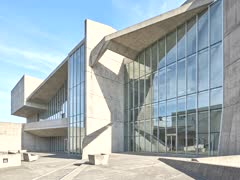
#> input picture Lab4/data/similar/arch/arch_bright.jpg, 240 x 180 px; its folder holds only this picture in this run
$ python lab4_wavelet_similarity.py
#> lines starting #> are read from the running program, lines starting #| are printed output that depends on the picture
"""
Lab 4 - Chương 4: So sánh sự tương đồng của các hình ảnh sử dụng Wavelet, Python
Thực hiện đầy đủ 3 slide bài thực hành 4:
1. Chuẩn bị tập dữ liệu cặp ảnh tương tự (xoay góc nhẹ, nhiễu Gaussian, thay đổi sáng) & không tương tự
2. Biến đổi Wavelet 2D bằng PyWavelets (pywt.wavedec2) & lượng tử hóa tạo mã băm (wavelet_hash)
3. Tính khoảng cách Hamming giữa các cặp mã băm
4. Đánh giá Accuracy, Sensitivity (Recall), Specificity & vẽ đường cong ROC (AUC)
5. Bài tập nâng cao: Khảo sát nhiều họ wavelet (haar, db4, bior1.3, coif1) & Tìm kiếm ảnh theo wavelet hash
"""

import argparse
from pathlib import Path
import cv2
import numpy as np
import pywt
import matplotlib.pyplot as plt
from sklearn.metrics import roc_curve, auc, confusion_matrix


# [41 lines left out: function build_synthetic_dataset, not called in this run]


def load_or_build_dataset(data_dir: Path) -> list[dict]:
    """
    Đọc toàn bộ kho ảnh từ Lab4/data/:
    - Lab4/data/similar/<nhóm>/* : các ảnh cùng nhóm (tương đồng, khác sáng/nhiễu/mờ/nén)
    - Lab4/data/unrelated/*      : các ảnh khác biệt hoàn toàn (không giống nhau)
    """
    exts = {".jpg", ".jpeg", ".png", ".webp"}
    records: list[dict] = []

    sim_dir = data_dir / "similar"
    if sim_dir.exists():
        for group_dir in sorted(p for p in sim_dir.iterdir() if p.is_dir()):
            group_name = group_dir.name
            for img_path in sorted(p for p in group_dir.iterdir() if p.is_file() and p.suffix.lower() in exts):
                gray = cv2.imread(str(img_path), cv2.IMREAD_GRAYSCALE)
#> gray: shape (180, 240); min 42, max 255, mean 172
                if gray is None:
                    continue
                records.append({
                    "group": group_name,
                    "category": "similar",
                    "variant": img_path.stem,
                    "path": img_path,
                    "img": gray,
                })
#> pass 2 of the loop in load_or_build_dataset, `for group_dir in sorted(p for p in sim_dir.iterdir() if p.is_dir()):`:
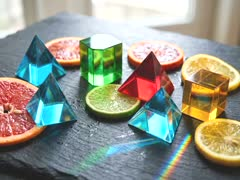
#> input picture Lab4/data/similar/botanical/botanical_bright.jpg, 240 x 180 px
#> in load_or_build_dataset, `gray = cv2.imread(str(img_path), cv2.IMREAD_GRAYSCALE)`:
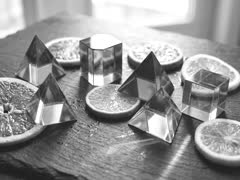
#> gray: shape (180, 240); min 23, max 255, mean 149

    unr_dir = data_dir / "unrelated"
    if unr_dir.exists():
        for img_path in sorted(p for p in unr_dir.iterdir() if p.is_file() and p.suffix.lower() in exts):
            gray = cv2.imread(str(img_path), cv2.IMREAD_GRAYSCALE)
            if gray is None:
                continue
            records.append({
                "group": f"unrelated_{img_path.stem}",
                "category": "unrelated",
                "variant": img_path.stem,
                "path": img_path,
                "img": gray,
            })

    # Nếu người dùng đặt ảnh trực tiếp vào Lab4/data/
    if data_dir.exists():
        for img_path in sorted(p for p in data_dir.iterdir() if p.is_file() and p.suffix.lower() in exts):
            gray = cv2.imread(str(img_path), cv2.IMREAD_GRAYSCALE)
            if gray is None:
                continue
            records.append({
                "group": f"custom_{img_path.stem}",
                "category": "unrelated",
                "variant": img_path.stem,
                "path": img_path,
                "img": gray,
            })

    if not records:
        return build_synthetic_dataset(data_dir / "synthetic")
    return records


def wavelet_hash(img_gray: np.ndarray, wavelet: str = "db4", level: int = 3, hash_size: int = 64) -> np.ndarray:
    """
    Tính mã băm Wavelet của ảnh:
    1. Resize về kích thước chuẩn 64x64 để bất biến kích thước đầu vào
    2. Phân rã Wavelet 2D (pywt.wavedec2) lấy thành phần xấp xỉ LL cấp cuối (cA)
    3. Lượng tử hóa theo giá trị trung vị (median quantization) thành vector bit nhị phân
    """
#> called with wavelet = 'haar', level = 3, hash_size = 64
    resized = cv2.resize(img_gray, (64, 64), interpolation=cv2.INTER_AREA).astype(np.float32)
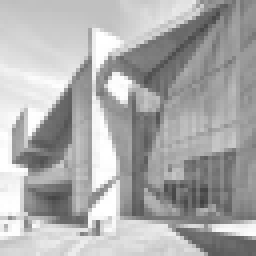
#> resized: shape (64, 64) float32 (shown 4 times larger); min 65, max 255, mean 172
    coeffs = pywt.wavedec2(resized, wavelet=wavelet, level=level)
#> coeffs = 4 items
    cA = coeffs[0]  # Ma trận hệ số xấp xỉ tần số thấp (LL)
    ll_small = cv2.resize(cA, (8, 8), interpolation=cv2.INTER_AREA).flatten()[:hash_size]
#> ll_small = 64 values, max 1888.6 at index 17, min 866.6 at index 13, mean 1376.3
    median_val = np.median(ll_small)
#> median_val = 1368
    return (ll_small >= median_val).astype(np.uint8)


def hamming_distance(hash1: np.ndarray, hash2: np.ndarray) -> int:
    """Tính khoảng cách Hamming giữa 2 chuỗi bit."""
    return int(np.sum(np.abs(hash1.astype(np.int32) - hash2.astype(np.int32))))


def evaluate_wavelet_family(records: list[dict], wavelet: str = "db4", level: int = 3) -> dict:
    hashes = [wavelet_hash(r["img"], wavelet=wavelet, level=level) for r in records]
#> call 2 of wavelet_hash, with wavelet = 'haar', level = 3, hash_size = 64
#> in wavelet_hash (call 2), `resized = cv2.resize(img_gray, (64, 64), interpolation=cv2.INTER_AREA)..`:
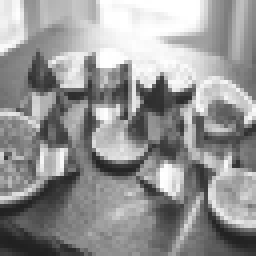
#> resized: shape (64, 64) float32 (shown 4 times larger); min 32, max 255, mean 149
#> in wavelet_hash (call 2), `ll_small = cv2.resize(cA, (8, 8), interpolation=cv2.INTER_AREA).flatte..`: ll_small = 64 values, max 2019.7 at index 5, min 388.1 at index 56, mean 1192.1
#> in wavelet_hash (call 2), `median_val = np.median(ll_small)`: median_val = 1140.2
#> call 3 of wavelet_hash, with wavelet = 'haar', level = 3, hash_size = 64
#> in wavelet_hash (call 3), `resized = cv2.resize(img_gray, (64, 64), interpolation=cv2.INTER_AREA)..`:
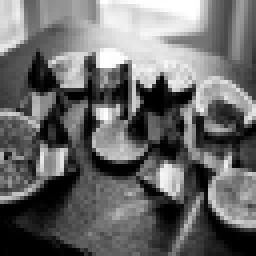
#> resized: shape (64, 64) float32 (shown 4 times larger); min 0, max 255, mean 106.7
#> in wavelet_hash (call 3), `resized = cv2.resize(img_gray, (64, 64), interpolation=cv2.INTER_AREA)..`:
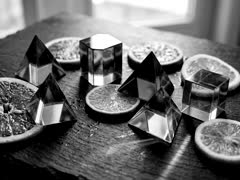
#> img_gray: shape (180, 240); min 0, max 255, mean 106.7
#> in wavelet_hash (call 3), `ll_small = cv2.resize(cA, (8, 8), interpolation=cv2.INTER_AREA).flatte..`: ll_small = 64 values, max 1934.5 at index 5, min 27.87 at index 56, mean 853.4
#> in wavelet_hash (call 3), `median_val = np.median(ll_small)`: median_val = 784.8
    y_true, distances = [], []

    for i in range(len(records)):
        for j in range(i + 1, len(records)):
            is_similar = 1 if records[i]["group"] == records[j]["group"] else 0
            dist = hamming_distance(hashes[i], hashes[j])
            y_true.append(is_similar)
            distances.append(dist)

    y_true_arr = np.array(y_true)
    dist_arr = np.array(distances, dtype=np.float32)
    scores = 1.0 - (dist_arr / len(hashes[0]))
    fpr, tpr, thresholds = roc_curve(y_true_arr, scores)
    roc_auc = float(auc(fpr, tpr))

    best_idx = int(np.argmax(tpr - fpr))
    best_score_thresh = thresholds[best_idx]
    y_pred = (scores >= best_score_thresh).astype(int)
    tn, fp, fn, tp = confusion_matrix(y_true_arr, y_pred).ravel()

    accuracy = (tp + tn) / (tp + tn + fp + fn)
    sensitivity = tp / (tp + fn) if (tp + fn) else 0.0
    specificity = tn / (tn + fp) if (tn + fp) else 0.0

    return {
        "wavelet": wavelet,
        "level": level,
        "total_images": len(records),
        "total_pairs": len(y_true),
        "auc": round(roc_auc, 4),
        "accuracy": round(float(accuracy), 4),
        "sensitivity": round(float(sensitivity), 4),
        "specificity": round(float(specificity), 4),
        "fpr": fpr,
        "tpr": tpr,
        "y_true": y_true_arr,
        "distances": dist_arr,
        "hashes": hashes,
    }


def search_similar_images(query_idx: int, records: list[dict], hashes: list[np.ndarray], top_k: int = 5) -> list[dict]:
    """Bài tập nâng cao 2: Tìm kiếm hình ảnh tương đồng dựa trên khoảng cách Hamming."""
    q_hash = hashes[query_idx]
    ranked = []
    for idx, rec in enumerate(records):
        dist = hamming_distance(q_hash, hashes[idx])
        ranked.append({
            "name": rec["variant"],
            "category": rec["category"],
            "hamming": dist,
            "similarity": round(1.0 - dist / len(q_hash), 4),
        })
    ranked.sort(key=lambda x: x["hamming"])
    return ranked[:top_k]


def run_lab4(data_dir: Path, output_dir: Path) -> dict:
    output_dir.mkdir(parents=True, exist_ok=True)
    records = load_or_build_dataset(data_dir)

    families = ["haar", "db4", "bior1.3", "coif1"]
    benchmark = {fam: evaluate_wavelet_family(records, wavelet=fam, level=3) for fam in families}
    db4_res = benchmark["db4"]

    sample_img = records[0]["img"]
    cA, (cH, cV, cD) = pywt.dwt2(sample_img.astype(np.float32), "db4")
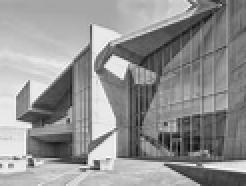
#> cA: shape (93, 123) float32 (shown 2 times larger); min 74.02, max 549.2, mean 347.5; drawn with min black and max white
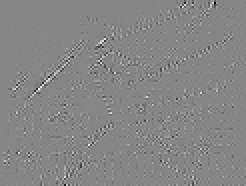
#> cD: shape (93, 123) float32 (shown 2 times larger); min -46.09, max 41.71, mean 0; drawn with min black and max white
    fig_sub, axes_sub = plt.subplots(2, 2, figsize=(9, 8))
    fig_sub.suptitle("Lab 4 — Phân rã Wavelet 2D (db4, Level 1)", fontsize=13, fontweight="bold")
    for ax, (mat, name) in zip(
        axes_sub.ravel(),
        [(cA, "LL (Xấp xỉ tần số thấp)"), (cH, "LH (Biên ngang)"), (cV, "HL (Biên dọc)"), (cD, "HH (Biên chéo)")],
    ):
        ax.imshow(np.abs(mat), cmap="viridis")
        ax.set_title(name)
        ax.axis("off")
    plt.tight_layout()
    plt.savefig(output_dir / "lab4_wavelet_subbands.png", dpi=150)
    plt.close(fig_sub)

    fig, (ax_roc, ax_hist) = plt.subplots(1, 2, figsize=(14, 5.5))
    palette = {"haar": "#2563EB", "db4": "#059669", "bior1.3": "#D97706", "coif1": "#7C3AED"}
    for fam, res in benchmark.items():
        ax_roc.plot(res["fpr"], res["tpr"], color=palette[fam], lw=2.0, label=f"{fam} (AUC = {res['auc']:.3f})")
    ax_roc.plot([0, 1], [0, 1], "k--", alpha=0.4)
    ax_roc.set_title("Đường cong ROC — So sánh các họ Wavelet Hash")
    ax_roc.set_xlabel("False Positive Rate (1 - Specificity)")
    ax_roc.set_ylabel("True Positive Rate (Sensitivity)")
    ax_roc.legend(loc="lower right")
    ax_roc.grid(alpha=0.25)

    sim_dists = db4_res["distances"][db4_res["y_true"] == 1]
    diff_dists = db4_res["distances"][db4_res["y_true"] == 0]
    ax_hist.hist(sim_dists, bins=12, alpha=0.65, color="#059669", label="Cặp tương tự (Same Group)")
    ax_hist.hist(diff_dists, bins=12, alpha=0.65, color="#DC2626", label="Cặp không tương tự (Different)")
    ax_hist.set_title("Phân phối khoảng cách Hamming (db4)")
    ax_hist.set_xlabel("Khoảng cách Hamming (bits)")
    ax_hist.set_ylabel("Số cặp ảnh")
    ax_hist.legend()
    ax_hist.grid(alpha=0.25)

    plt.tight_layout()
    plt.savefig(output_dir / "lab4_roc_and_hamming.png", dpi=150)
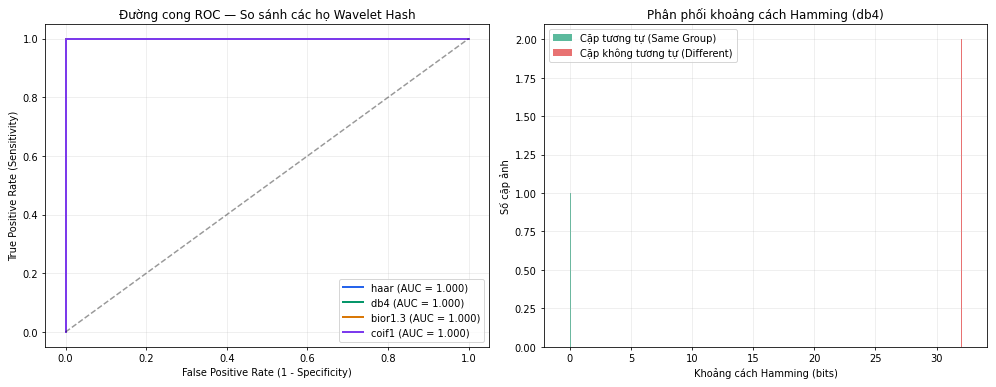
#> figure drawn by matplotlib, 2 panels; panel 2: tallest bar 1 high, from x = 0 to 0.0833; panel 2: tallest bar 2 high, from x = 32 to 32.08
    plt.close(fig)

    top_search = search_similar_images(0, records, db4_res["hashes"], top_k=6)
    summary = {
        "total_images": len(records),
        "total_pairs": db4_res["total_pairs"],
        "benchmark": {
            fam: {k: v for k, v in res.items() if k in ("auc", "accuracy", "sensitivity", "specificity")}
            for fam, res in benchmark.items()
        },
        "top_search": top_search,
    }
    print(f"[Lab 4] Kho dữ liệu: {len(records)} ảnh ({db4_res['total_pairs']} cặp) tại {data_dir}")
    print("[Lab 4] Độ chính xác (db4):", db4_res["accuracy"])
    print("[Lab 4] Độ nhạy (db4):", db4_res["sensitivity"])
    print("[Lab 4] Độ đặc biệt (db4):", db4_res["specificity"])
    print("[Lab 4] Top Image Search:", top_search)
    return summary


if __name__ == "__main__":
    parser = argparse.ArgumentParser(description="Lab 4 - Wavelet Image Similarity & ROC")
    parser.add_argument("--data", type=Path, default=Path("Lab4/data"))
    parser.add_argument("--output", type=Path, default=Path("Lab4/results"))
    args = parser.parse_args()
    run_lab4(args.data, args.output)
